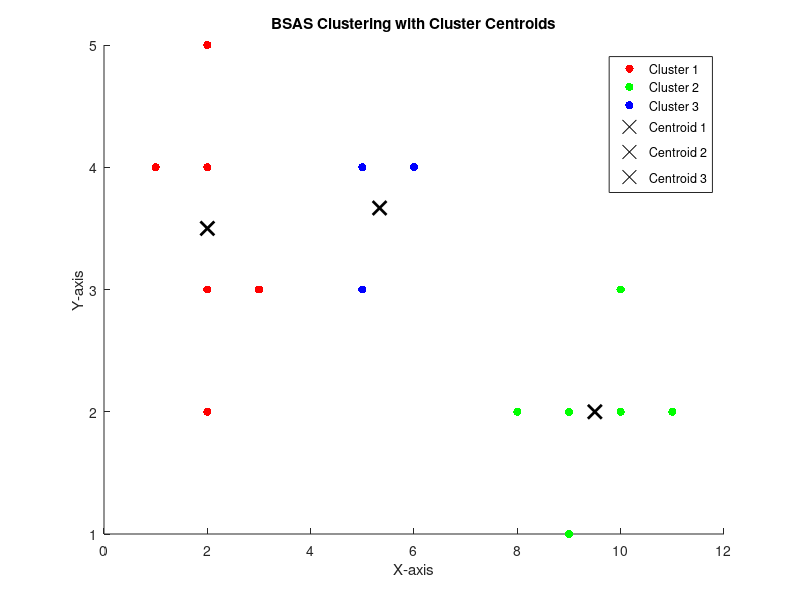

Write the MATLAB code that produced this figure. (Note: this script raises an error after producing the figure.)

%%% #1
X = [2, 5; 6, 4; 5, 3; 2, 2; 1, 4; 5, 4; 3, 3; 2, 3; 2, 4; 8, 2; 9, 2; 10, 2; 11, 2; 10, 3; 9, 1];


order = [1, 4, 7, 10, 13, 2, 5, 8, 11, 14, 3, 6, 9, 12, 15];


theta = 3.0;

q = 7;

cluster_representatives = [];

cluster_indices = cell(1, q);

num_clusters = 0;



for i = 1:length(order)
    data_point = X(order(i), :);
    if isempty(cluster_representatives)
        cluster_representatives = [cluster_representatives; data_point];
        num_clusters = num_clusters + 1;
        cluster_indices{num_clusters} = order(i);
    else
        distances = pdist2(data_point, cluster_representatives);

    min_distance = min(distances);
    min_cluster_index = find(distances == min_distance);

    if min_distance <= theta && num_clusters <= q

        cluster_index = min_cluster_index(1);
        cluster_indices{cluster_index} = [cluster_indices{cluster_index}, order(i)];
        cluster_representatives(cluster_index, :) = mean(X(cluster_indices{cluster_index}, :), 1);
        fprintf('CLUSTER REPRESENTATIVES %.2f\n', cluster_representatives)
        fprintf('CLUSTERS: %.2f\n', cluster_index);
    elseif num_clusters < q
        cluster_representatives = [cluster_representatives; data_point];
        num_clusters = num_clusters + 1;
        cluster_indices{num_clusters} = order(i);
    end
    end
end

disp('Cluster Representatives:');
disp(cluster_representatives);
disp('Cluster Indices:');
disp(cluster_indices);

figure;
hold on;
colors = hsv(num_clusters);
%data
for i = 1:num_clusters
scatter(X(cluster_indices{i}, 1), X(cluster_indices{i}, 2), [], colors(i, :), 'filled');
end
%clusters
for i = 1:num_clusters
scatter(cluster_representatives(i, 1), cluster_representatives(i, 2), 100, 'x', 'MarkerEdgeColor', 'k', 'LineWidth', 2);
end
legend('Cluster 1', 'Cluster 2', 'Cluster 3', 'Centroid 1', 'Centroid 2', 'Centroid 3');
xlabel('X-axis');
ylabel('Y-axis');

title('BSAS Clustering with Cluster Centroids');
print(gcf, '-dpng', 'bsas_clustering_plot.png');
hold off;
bsas_clustering_plot = imread("/MATLAB Drive/bsas_clustering_plot.png");
hold off;



%%% #2
% Case A
K_A = 2;
initial_centroids_A = [X(1, :); X(5, :)];

% Case B
K_B = 3;
initial_centroids_B = [X(1, :); X(5, :); X(9, :)];

% Perform k-means clustering
[cluster_indices_A, centroids_A] = kmeans(X, K_A, 'Start', initial_centroids_A, 'MaxIter', 1000, 'Display', 'final');
fprintf('dentroids_A: %.2f\n', centroids_A)
[cluster_indices_B, centroids_B] = kmeans(X, K_B, 'Start', initial_centroids_B, 'MaxIter', 1000, 'Display', 'final');
figure;
% Plot the results
figure;

% Plot Case A
subplot(1, 2, 1);
scatter(X(cluster_indices_A == 1, 1), X(cluster_indices_A == 1, 2), 50, 'filled', 'MarkerFaceColor', 'y');
hold on;
scatter(X(cluster_indices_A == 2, 1), X(cluster_indices_A == 2, 2), 50, 'filled', 'MarkerFaceColor', 'k');
scatter(centroids_A(:, 1), centroids_A(:, 2), 100, 'x', 'MarkerEdgeColor', 'r', 'LineWidth', 2);
title('K-Means Clustering (K=2) - Case A');
xlabel('X-axis');
ylabel('Y-axis');
legend('Cluster 1 (Data Points)', 'Cluster 2 (Data Points)', 'Centroids');
hold off;

% Plot Case B
subplot(1, 2, 2);
scatter(X(cluster_indices_B == 1, 1), X(cluster_indices_B == 1, 2), 50, 'filled', 'MarkerFaceColor', 'y');
hold on;
scatter(X(cluster_indices_B == 2, 1), X(cluster_indices_B == 2, 2), 50, 'filled', 'MarkerFaceColor', 'k');
scatter(X(cluster_indices_B == 3, 1), X(cluster_indices_B == 3, 2), 50, 'filled', 'MarkerFaceColor', 'b');
scatter(centroids_B(:, 1), centroids_B(:, 2), 100, 'x', 'MarkerEdgeColor', 'r', 'LineWidth', 2);
title('K-Means Clustering (K=3) - Case B');
xlabel('X-axis');
ylabel('Y-axis');
legend('Cluster 1 (Data Points)', 'Cluster 2 (Data Points)', 'Cluster 3 (Data Points)', 'Centroids');
hold off;

%%% 5
X = [
    2 5;6 4;5 3;2 2;1 4;5 2;3 3;2 3];

D = squareform(pdist(X));
Z_complete = linkage(D, 'complete');
Z_average = linkage(D, 'average');
Z_ward = linkage(X, 'ward');

figure;
subplot(1,3,1);
dendrogram(Z_complete);
title('Complete Linkage');

subplot(1,3,2);
dendrogram(Z_average);
title('Average Linkage');

subplot(1,3,3);
dendrogram(Z_ward);
title('Ward Linkage');


thresh_complete = Z_complete(end - 6, 3);
thresh_average = Z_average(end - 6, 3);
thresh_ward = Z_ward(end - 6, 3);
fprintf('Dissimilarity level for R7 (Complete Linkage): %.2f\n', thresh_complete);
fprintf('Dissimilarity level for R7 (Average Linkage): %.2f\n', thresh_average);
fprintf('Dissimilarity level for R7 (Ward Linkage): %.2f\n', thresh_ward);

num_clusters_complete = numel(unique(cluster(Z_complete, 'maxclust', 1)));
num_clusters_average = numel(unique(cluster(Z_average, 'maxclust', 1)));
num_clusters_ward = numel(unique(cluster(Z_ward, 'maxclust', 1)));
fprintf('Number of clusters using longest survival time criterion (Complete Linkage): %d\n', num_clusters_complete);
fprintf('Number of clusters using longest survival time criterion (Average Linkage): %d\n', num_clusters_average);
fprintf('Number of clusters using longest survival time criterion (Ward Linkage): %d\n', num_clusters_ward);